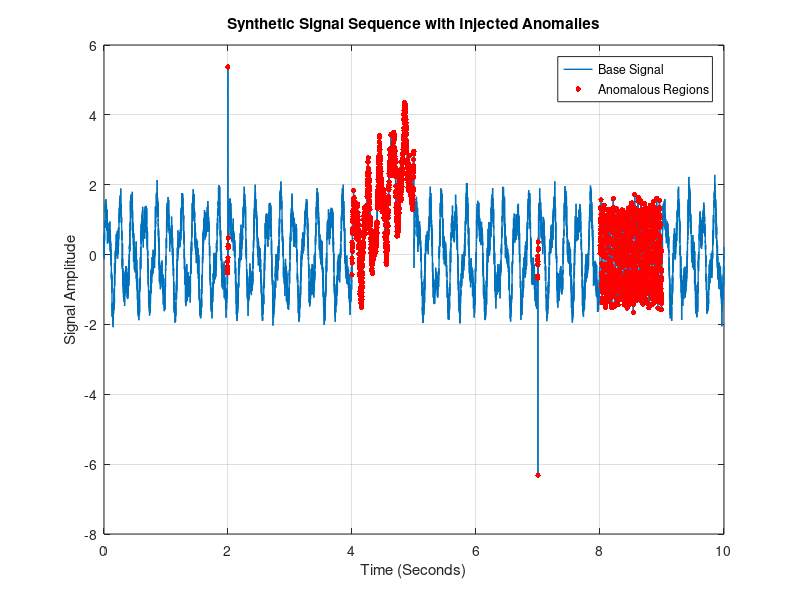

MATLAB code for this plot: (Note: this script raises an error after producing the figure.)
% MODULE 1: Signal Generation
% Generates synthetic time-series signals with normal and anomalous behaviors.

% Define standard parameters
fs = 1000;             % Sample rate (1 kHz)
t = (0:1/fs:10-1/fs)'; % 10 seconds of data
n_samples = length(t);
label = zeros(n_samples, 1);

% 1. Normal Signal: Sine waves + Gaussian Noise
f1 = 5;  % 5 Hz prominent frequency
f2 = 12; % 12 Hz secondary frequency
clean_signal = 1.2 * sin(2*pi*f1*t) + 0.5 * sin(2*pi*f2*t);
noise = 0.2 * randn(n_samples, 1);
signal = clean_signal + noise;

% 2. Anomalous Signal Injection

% a. Sudden spikes (at t=2s and t=7s)
spike_idx = [2000, 7000];
signal(spike_idx) = signal(spike_idx) + [5; -6];
% Label short windows around spikes as anomaly
label(spike_idx(1)-5:spike_idx(1)+5) = 1; 
label(spike_idx(2)-5:spike_idx(2)+5) = 1;

% b. Gradual drift (from t=4s to t=5s)
drift_start = 4000;
drift_end = 5000;
drift = linspace(0, 3, drift_end - drift_start + 1)';
signal(drift_start:drift_end) = signal(drift_start:drift_end) + drift;
label(drift_start:drift_end) = 1;

% c. Frequency shift (from t=8s to t=9s)
shift_start = 8000;
shift_end = 9000;
t_shift = t(shift_start:shift_end);
freq_shift_signal = 1.2 * sin(2*pi*(f1+15)*t_shift); % Shifted drastically setup to 20 Hz
signal(shift_start:shift_end) = freq_shift_signal + noise(shift_start:shift_end);
label(shift_start:shift_end) = 1;

% 3. Plot signals clearly
figure('Name', 'Synthetic Signal Generation', 'Position', [100, 100, 1000, 400]);
plot(t, signal, 'Color', [0 0.447 0.741], 'LineWidth', 1); hold on;

% Highlight anomalies
anomaly_idx = find(label == 1);
scatter(t(anomaly_idx), signal(anomaly_idx), 15, 'r', 'filled');

title('Synthetic Signal Sequence with Injected Anomalies');
xlabel('Time (Seconds)');
ylabel('Signal Amplitude');
legend('Base Signal', 'Anomalous Regions', 'Location', 'best');
grid on;

% 4. Save raw signal to CSV
data_dir = '../../data/raw';
if ~exist(data_dir, 'dir')
    mkdir(data_dir);
end
output_file = fullfile(data_dir, 'signals.csv');
T_out = table(t, signal, label, 'VariableNames', {'time', 'value', 'label'});
writetable(T_out, output_file);
fprintf('Module 1: Successfully generated and saved raw signals to %s\n', output_file);
